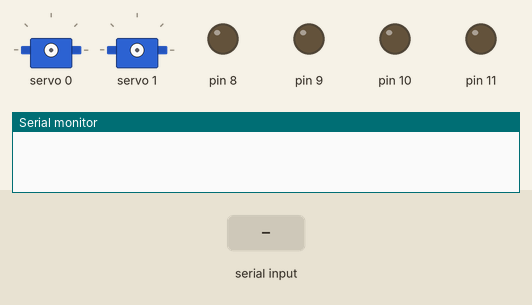
Simulated run of this sketch. Board: Arduino Uno, built with avr-gcc and run on an emulated ATmega328P. Shown: 2 × servo, output pins drawn as LEDs (lit = HIGH), the last lines printed to the serial monitor. The test bench sets the inputs (shaded band).

Above: at 1.2 s.
1.3 s: "M" received over Serial
At 3.5 s:
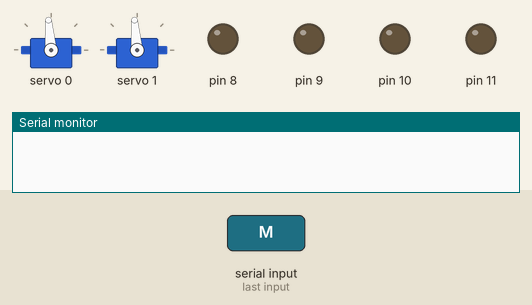
4.3 s: "F" received over Serial
At 4.9 s:
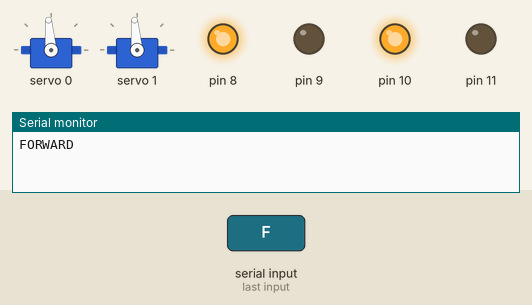
5.8 s: "B" received over Serial
At 6.1 s:
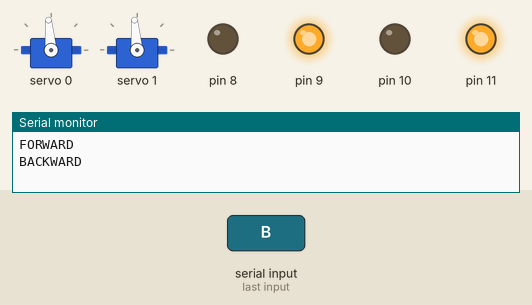
7.3 s: "L" received over Serial
At 8.4 s:
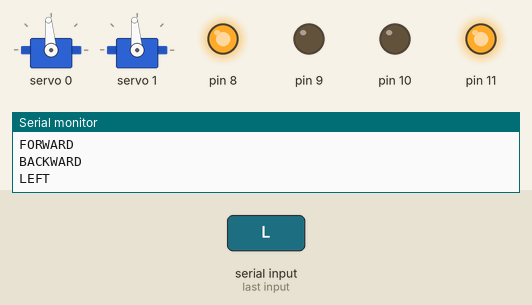
8.8 s: "R" received over Serial
At 9.6 s:
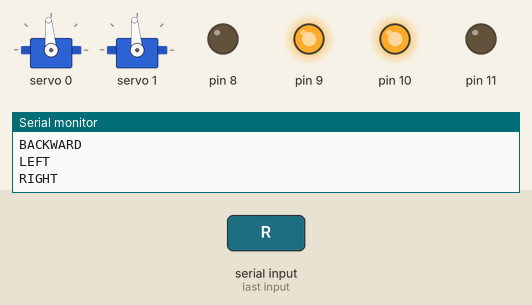
10.3 s: "M" received over Serial
Timing chart, 0 to 13.3 s (numbered marks = the images above; inputs shaded):
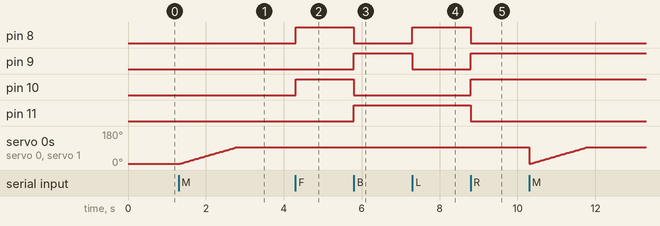

Measured:
- after the input at 1.3 s, servo 0, servo 1: moves from 6° to 95° over 1.5 s, starting at once
- after the input at 4.3 s, pin 8, pin 10: LOW → HIGH at once
- after the input at 5.8 s, pin 8, pin 10: HIGH → LOW at once; pin 9, pin 11: LOW → HIGH at once
- after the input at 7.3 s, pin 8: LOW → HIGH at once; pin 9: HIGH → LOW at once
- after the input at 8.8 s, pin 8, pin 11: HIGH → LOW at once; pin 9, pin 10: LOW → HIGH at once

The sketch:

Sundar_OTOMATIKS.ino
```cpp
#include <Wire.h>
#include <Adafruit_PWMServoDriver.h>

// called this way, it uses the default address 0x40
Adafruit_PWMServoDriver pwm = Adafruit_PWMServoDriver();

#define SERVOMIN  150 // This is the 'minimum' pulse length count (out of 4096)
#define SERVOMAX  600 // This is the 'maximum' pulse length count (out of 4096)
#define USMIN  600    // This is the rounded 'minimum' microsecond length based on the minimum pulse of 150
#define USMAX  2400   // This is the rounded 'maximum' microsecond length based on the maximum pulse of 600

int data;

void setup() {
  Serial.begin(9600);
  pinMode(8,OUTPUT);
  pinMode(9,OUTPUT);
  pinMode(10,OUTPUT);
  pinMode(11,OUTPUT);
  pwm.begin();
  pwm.setPWMFreq(60);  // Analog servos run at ~60 Hz updates
}

void setServoPulse(uint8_t n, double pulse) {
  double pulselength;
  pulselength = 1000000;   // 1,000,000 us per second
  pulselength /= 60;   // 60 Hz
  pulselength /= 4096;  // 12 bits of resolution
  pulse *= 1000;
  pulse /= pulselength;
  pwm.setPWM(n, 0, pulse);
}

void moveServos(int start, int end) {
  for (int pos = start; pos <= end; pos += 1) {
    int pulseLength = map(pos, 0, 180, SERVOMIN, SERVOMAX);
    pwm.setPWM(0, 0, pulseLength); // Servo 1
    pwm.setPWM(1, 0, pulseLength); // Servo 2
    delay(15);
  }
}

void loop() {
  if (Serial.available()) {
    data = Serial.read();

    if (data == 'M') {
      moveServos(0, 90);
    }
    if (data == 'N') {
      moveServos(90, 0);
    }
     if(data == 70)
    {
      Serial.println("FORWARD");
      digitalWrite(8, HIGH);
      digitalWrite(9, LOW);
      digitalWrite(10, HIGH);
      digitalWrite(11, LOW);
    }
 if(data == 66)
    {
      Serial.println("BACKWARD");
      digitalWrite(8, LOW);
      digitalWrite(9, HIGH);
      digitalWrite(10, LOW);
      digitalWrite(11, HIGH);
    }
    if(data == 76)
    {
      Serial.println("LEFT");
      digitalWrite(8, HIGH);
      digitalWrite(9, LOW);
      digitalWrite(10, LOW);
      digitalWrite(11, HIGH);
    }
  if(data == 82)
    {
      Serial.println("RIGHT");
      digitalWrite(8, LOW);
      digitalWrite(9, HIGH);
      digitalWrite(10, HIGH);
      digitalWrite(11, LOW);
    }
  if(data == 83)
    {
      Serial.println("STOP");
      digitalWrite(8, LOW);
      digitalWrite(9, LOW);
      digitalWrite(10, LOW);
      digitalWrite(11, LOW);
    }
  }
}
```
